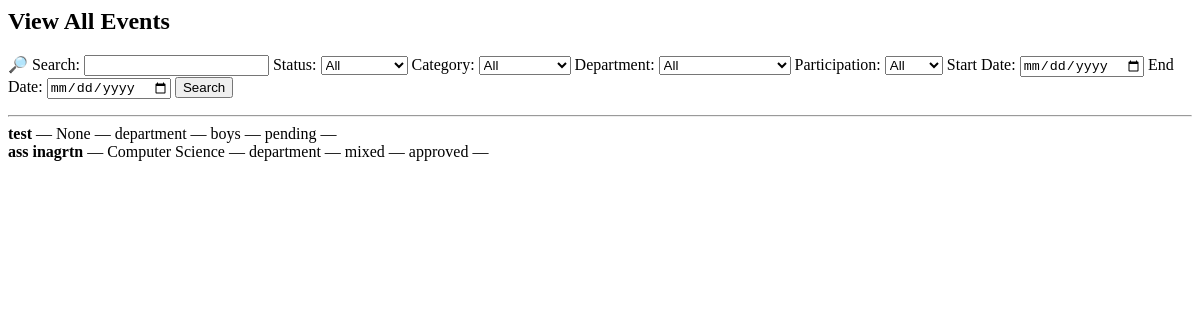
/events/principal/all/ (signed in), run on an earlier commit of the app's database.
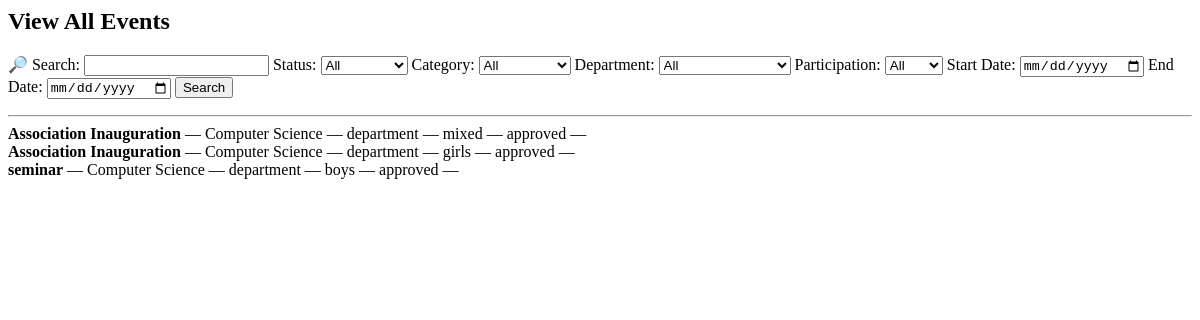
And on a later commit of the database.
### events/models.py (models this page shows, shortened)
class Event(models.Model):
    CATEGORY_CHOICES = (
        ('department', 'Department'),
        ('nss', 'NSS'),
        ('ncc', 'NCC'),
        ('union', 'Union'),
        ('other', 'Other'),
    )
    PARTICIPATION_CHOICES = (
        ('boys', 'Boys'),
        ('girls', 'Girls'),
        ('mixed', 'Mixed'),
    )
    STATUS_CHOICES = (
        ('pending', 'Pending Approval'),
        ('approved', 'Approved'),
        ('rejected', 'Rejected'),
        ('completed', 'Completed'),
        ('verified', 'Verified'),
    )
    title = models.CharField(max_length=200)
    category = models.CharField(max_length=20, choices=CATEGORY_CHOICES)
    created_by = models.ForeignKey(
        settings.AUTH_USER_MODEL,
        on_delete=models.CASCADE
    )
    department = models.ForeignKey(
    Department,
    on_delete=models.SET_NULL,
    null=True,
    blank=True
    )
    participation_type = models.CharField(
        max_length=20,
        choices=PARTICIPATION_CHOICES
    )
    budget = models.DecimalField(max_digits=10, decimal_places=2)
    venue = models.ForeignKey(
    Venue,
    on_delete=models.PROTECT
    )
    start_date = models.DateField()
    end_date = models.DateField()
    start_time = models.TimeField(null=True, blank=True)
    end_time = models.TimeField(null=True, blank=True)
    description = models.TextField()
    status = models.CharField(
        max_length=20,
        choices=STATUS_CHOICES,
        default='pending'
    )
    principal_remark = models.TextField(blank=True, null=True)
    created_at = models.DateTimeField(auto_now_add=True)
    report_text = models.TextField(blank=True, null=True)
    attendance_file = models.FileField(
        upload_to='attendance/',
        blank=True,
        null=True
    )
    photo = models.ImageField(
        upload_to='event_photos/',
        blank=True,
        null=True
    )
    completed_at = models.DateTimeField(blank=True, null=True)

class Department(models.Model):
    name = models.CharField(max_length=100, unique=True)
    def __str__(self):
        return self.name

### events/views.py (the view)
@login_required
def view_all_events(request):
    if request.user.role != 'principal':
        return redirect('login')
    events = Event.objects.all()
    search = request.GET.get('search')
    if search:
        events = events.filter(title__icontains=search)
    status = request.GET.get('status')
    if status:
        events = events.filter(status=status)
    department = request.GET.get('department')
    if department:
        events = events.filter(department_id=department)
    category = request.GET.get('category')
    if category:
        events = events.filter(category=category)
    participation = request.GET.get('participation')
    if participation:
        events = events.filter(participation_type=participation)
    start_date = request.GET.get('start_date')
    end_date = request.GET.get('end_date')
    if start_date and end_date:
        events = events.filter(
            start_date__lte=end_date,
            end_date__gte=start_date
        )
    elif start_date:
        events = events.filter(end_date__gte=start_date)
    elif end_date:
        events = events.filter(start_date__lte=end_date)
    departments = Department.objects.all()
    context = {
        'events': events,
        'departments': departments,
    }
    return render(request,
                  'events/view_all_events.html',
                  context)

### events/templates/events/view_all_events.html (shortened to what this page needs)
<h2>View All Events</h2>
<form method="get">
    🔎 Search:
    <input type="text" name="search"
           value="{{ request.GET.search }}">
    Status:
    <select name="status">
        <option value="">All</option>
    </select>
    Category:
    <select name="category">
        <option value="">All</option>
    </select>
    Department:
    <select name="department">
        <option value="">All</option>
    </select>
    Participation:
    <select name="participation">
        <option value="">All</option>
    </select>
    Start Date:
    <input type="date" name="start_date"
       value="{{ request.GET.start_date }}">
    End Date:
    <input type="date" name="end_date"
       value="{{ request.GET.end_date }}">
    <button type="submit">Search</button>
</form>
<hr>
{% for e in events %}
    <b>{{ e.title }}</b> —
    {{ e.department }} —
    {{ e.category }} —
    {{ e.participation_type }} —
    {{ e.status }} —
{% empty %}
    No events found.
{% endfor %}

What changed in the data, as far as the page shows it:
removed Event: title "test", department "None", category "department", participation_type "boys", status "pending"
added Event: title "Association Inauguration", department "Computer Science", category "department", participation_type "mixed", status "approved"
changed Event: title "ass inagrtn" → "Association Inauguration"; participation_type "mixed" → "girls"
added Event: title "seminar", department "Computer Science", category "department", participation_type "boys", status "approved"
